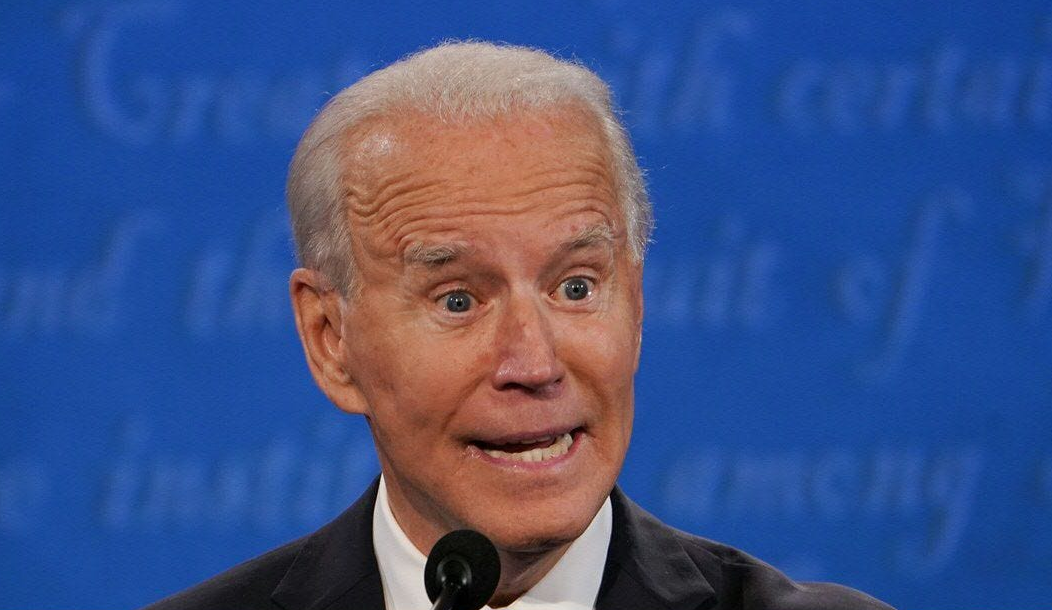
#> input picture HW3/3/P3/Images/joe_1.png, 1052 x 610 px
$ python a.py   (older library calls are emulated)
#> lines starting #> are read from the running program, lines starting #| are printed output that depends on the picture
### HW3/3/align_imgs.py
import numpy as np
import scipy.misc as misc
import matplotlib.pyplot as plt


def norm_image(imageArray):
    return (imageArray.astype(np.float64) / 255.0)

# [8 lines left out: function translate_image, not called in this run]

def align_imgs(img1, img2):
    h1, w1 = img1.shape
    h2, w2 = img2.shape

    plt.imshow(img1, cmap='gray')
    x1, y1 = tuple(zip(*plt.ginput(2)))
    cx1, cy1 = np.mean(x1), np.mean(y1)
    plt.imshow(img2, cmap='gray')
    x2, y2 = tuple(zip(*plt.ginput(2)))
    cx2, cy2 = np.mean(x2), np.mean(y2)

    tx = int(np.round((w1 / 2 - cx1) * 2))
    img1 = translate_image(img1, tx, axis=1)
    ty = int(np.round((h1 / 2 - cy1) * 2))
    img1 = translate_image(img1, ty, axis=0)
    tx = int(np.round((w2 / 2 - cx2) * 2))
    img2 = translate_image(img2, tx, axis=1)
    ty = int(np.round((h2 / 2 - cy2) * 2))
    img2 = translate_image(img2, ty, axis=0)

    len1 = np.sqrt((y1[1]-y1[0]) ** 2 + (x1[1]-x1[0]) ** 2)
    len2 = np.sqrt((y2[1]-y2[0]) ** 2 + (x2[1]-x2[0]) ** 2)

    dscale = len2 / len1

    if dscale < 1:
        img1 = misc.imresize(img1, dscale, 'bilinear')
    else:
        img2 = misc.imresize(img2, 1/dscale, 'bilinear')

    theta1 = np.arctan2(-(y1[1]-y1[0]), x1[1]-x1[0])
    theta2 = np.arctan2(-(y2[1]-y2[0]), x2[1]-x2[0])
    dtheta = theta2-theta1
    img1 = misc.imrotate(img1, dtheta*180/np.pi, 'bilinear')
    img1 = norm_image(img1)

    h1, w1 = img1.shape
    h2, w2 = img2.shape

    minw = min(w1, w2)
    brd = (max(w1, w2) - minw) / 2

    if minw == w1:
        img2 = img2[:, int(np.ceil(brd)):-int(np.floor(brd))]
    else:
        img1 = img1[:, int(np.ceil(brd)):-int(np.floor(brd))]

    minh = min(h1, h2)
    brd = (max(h1, h2) - minh) / 2

    if minh == h1:
        img2 = img2[int(np.ceil(brd)):-int(np.floor(brd)), :]
    else:
        img1 = img1[int(np.ceil(brd)):-int(np.floor(brd)), :]

    return img1, img2

### HW3/3/a.py
import cv2
import matplotlib.pyplot as plt
import numpy as np
from align_imgs import align_imgs

def img_dft(img, plot=False):
    f = np.fft.fft2(img)
    f_shift = np.fft.fftshift(f)
    f_abs = np.abs(f_shift) + 1
    f_bounded = 20 * np.log10(f_abs)
    f_img = 255 * f_bounded / np.max(f_bounded)
    f_img = f_img.astype(np.uint8)
    if plot:
        plt.imshow(f_img, cmap="gray")
        plt.title("Image spectrum")
        plt.show()
    return f_shift,f_img


if __name__ == "__main__":
    trump1 = cv2.imread("P3/Images/joe_1.png")
#> trump1 is the input picture: shape (610, 1052, 3); mean B, G, R 135.2, 81.8, 61.9
    trump2 = cv2.imread("P3/Images/joe_4.png")
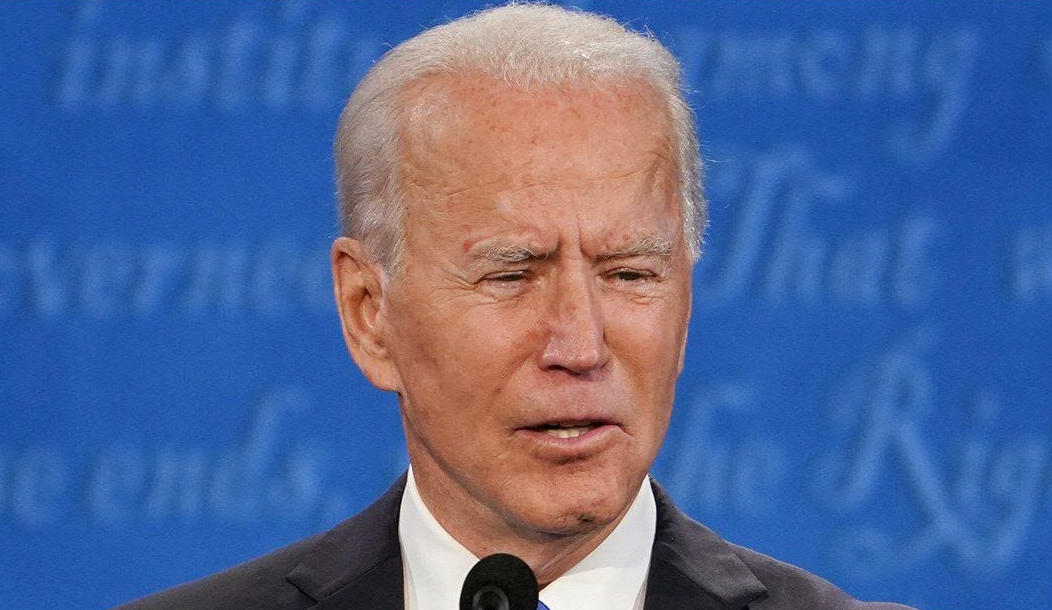
#> input picture HW3/3/P3/Images/joe_4.png, 1052 x 610 px
#> trump2 is the input picture: shape (610, 1052, 3); mean B, G, R 151.4, 102.9, 82.1
    trump1 = cv2.cvtColor(trump1, cv2.COLOR_BGR2GRAY)
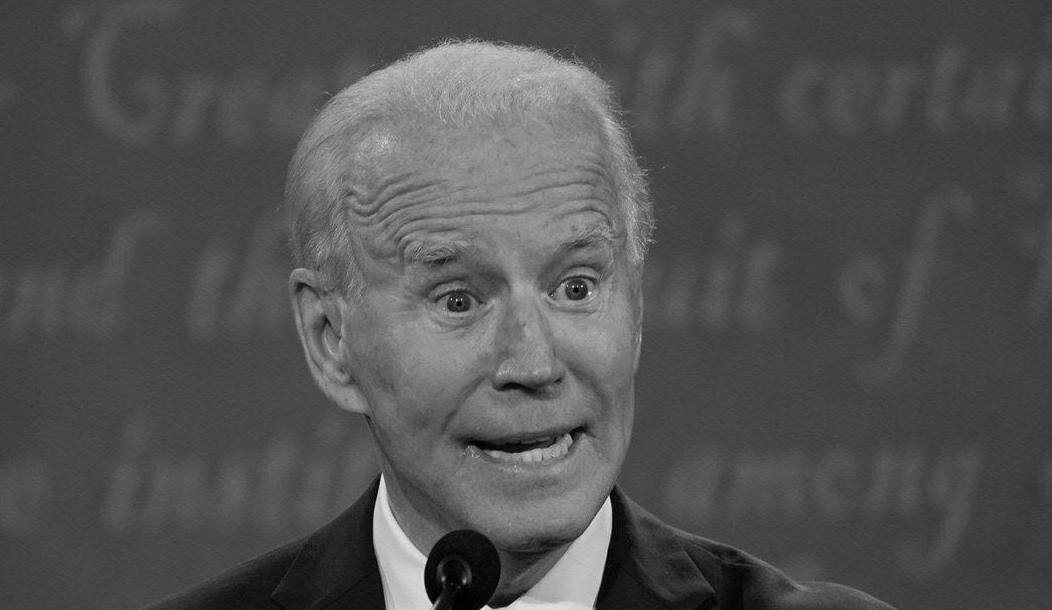
#> trump1: shape (610, 1052); min 0, max 250, mean 81.9
    trump2 = cv2.cvtColor(trump2, cv2.COLOR_BGR2GRAY)
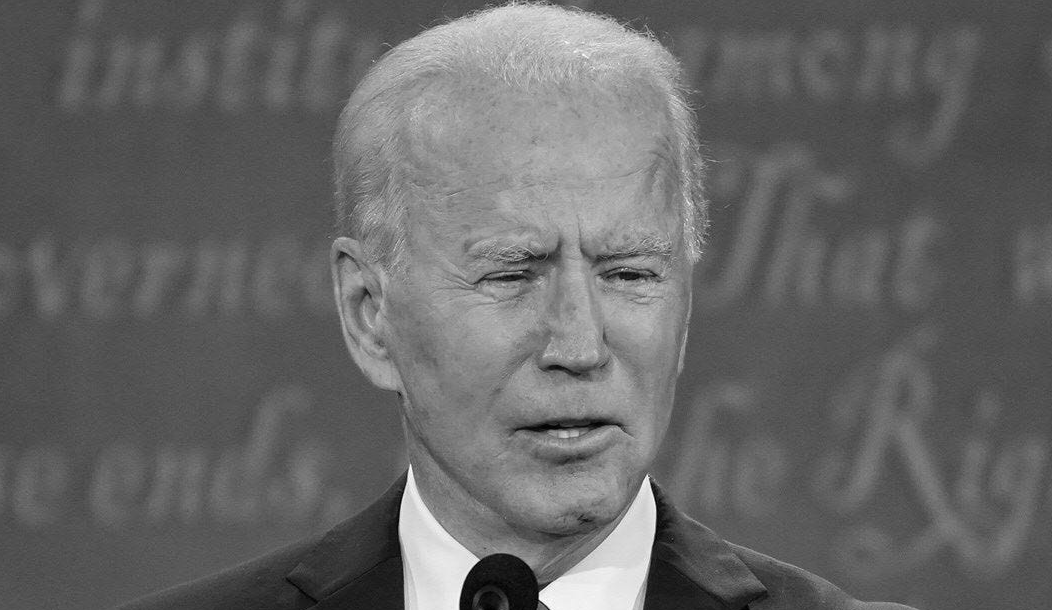
#> trump2: shape (610, 1052); min 1, max 255, mean 102.2

    trump1, trump2 = align_imgs(trump1, trump2)
#> (the run stopped early here; a loop or call above may not have finished)
